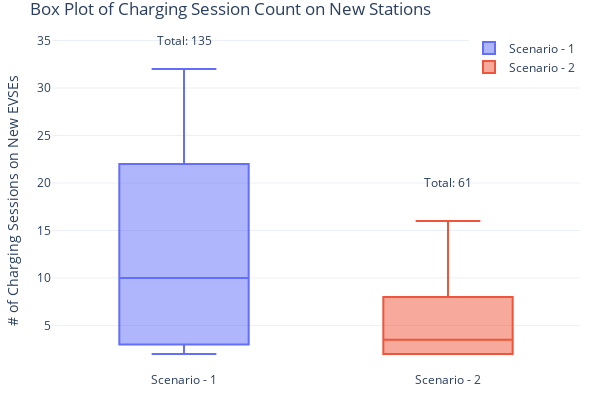

Notebook cell for this chart:
### Code cell
layout = go.Layout(
    annotations=go.Annotations([
        go.Annotation(
            x=0,
            y=35,
            text='Total: ' + str(sum(nevses_cs_count_443['count'])),
            showarrow=False,
            font=go.Font(
                size=12
            )
        ), go.Annotation(
            x=1,
            y=20,
            text='Total: ' + str(sum(nevses_cs_count_445['count'])),
            showarrow=False,
            font=go.Font(
                size=12
            )
        )
    ])
)

fig = go.Figure(layout=layout)
fig.add_trace(go.Box(y=nevses_cs_count_443['count'], name = 'Scenario - 1', text = sum(nevses_cs_count_443['count'])))
fig.add_trace(go.Box(y=nevses_cs_count_445['count'], name = 'Scenario - 2'))


fig.update_layout(margin=dict(l=20, r=20, t=30, b=20), uniformtext_minsize=8, uniformtext_mode='hide', template='plotly_white', width=600, height=400, title="Box Plot of Charging Session Count on New Stations",
                  yaxis_title="# of Charging Sessions on New EVSEs", legend=dict(
    yanchor="top",
    y=0.99,
    xanchor="right",
    x=1.0
))
fig.show()

### Figure 1 — Plotly figure (JSON) as saved in the notebook; plotly's stock layout.template omitted (floating-point values rounded to 4 significant figures)
{"data": [{"name": "Scenario - 1", "text": "135", "type": "box", "y": [32, 3, 2, 13, 22, 7, 27, 22, 3, 4]}, {"name": "Scenario - 2", "type": "box", "y": [4, 13, 16, 3, 2, 2, 3, 8, 8, 2]}], "layout": {"annotations": [{"font": {"size": 12}, "showarrow": false, "text": "Total: 135", "x": 0, "y": 35}, {"font": {"size": 12}, "showarrow": false, "text": "Total: 61", "x": 1, "y": 20}], "height": 400, "legend": {"x": 1, "xanchor": "right", "y": 0.99, "yanchor": "top"}, "margin": {"b": 20, "l": 20, "r": 20, "t": 30}, "title": {"text": "Box Plot of Charging Session Count on New Stations"}, "uniformtext": {"minsize": 8, "mode": "hide"}, "width": 600, "xaxis": {"autorange": true, "range": [-0.5, 1.5], "type": "category"}, "yaxis": {"autorange": true, "range": [0.205, 36.11], "title": {"text": "# of Charging Sessions on New EVSEs"}, "type": "linear"}}}
